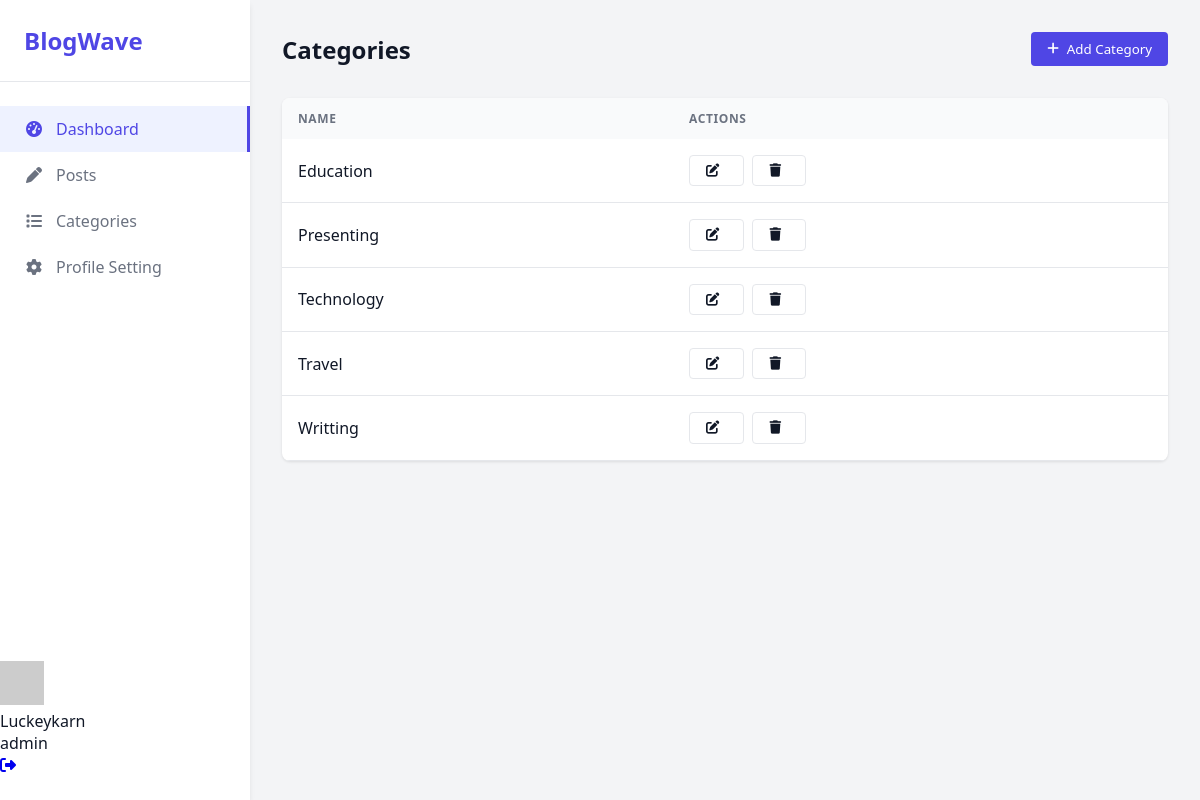
/adminpanel/categories/ (signed in), run on an earlier commit of the app's database.
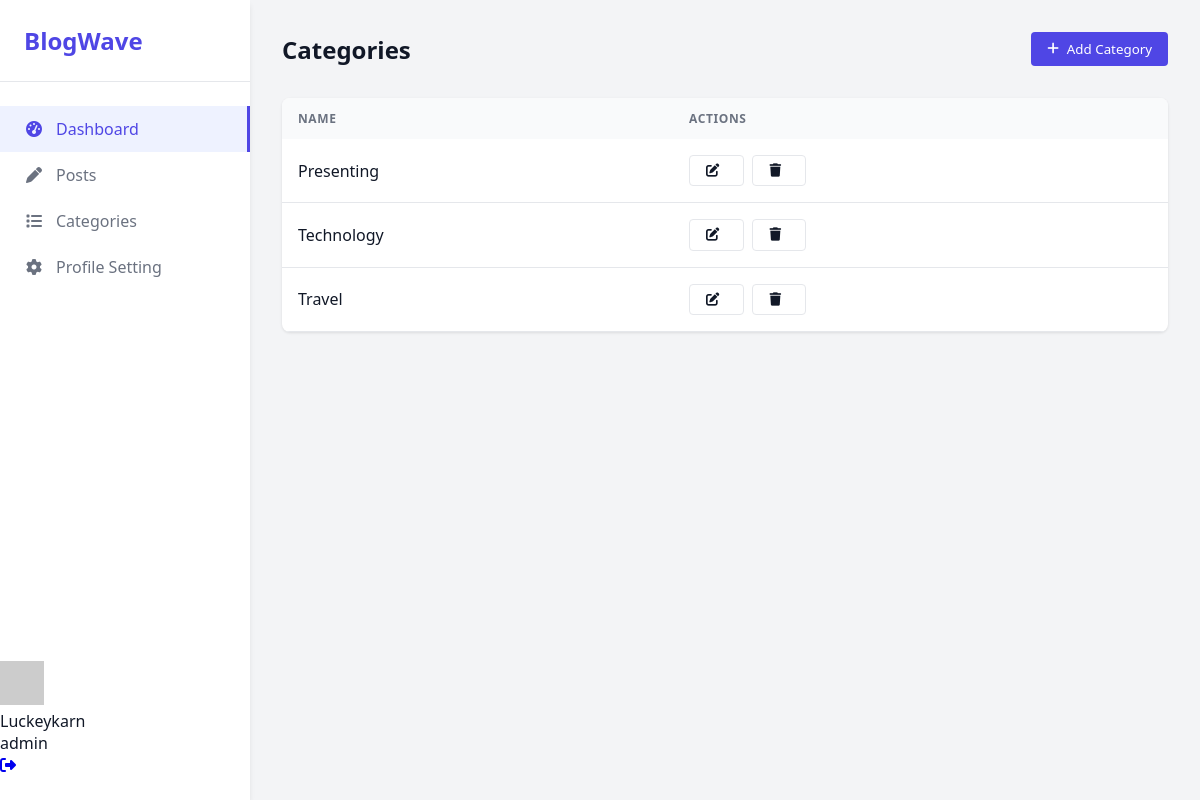
And on a later commit of the database.
### adminpanel/models.py (models this page shows, shortened)
class Category(models.Model):
    name = models.CharField(max_length=100, unique=True)
    class Meta:
        verbose_name_plural = "Categories"
        ordering = ['name']

### adminpanel/views.py (the view, shortened to what this page needs)
# urls.py: path('categories/', views.categories, name='categories'),
@login_required
def categories(request):
    categories = Category.objects.all()
    return render(request, 'categories.html', {'categories': categories})

### adminpanel/templates/categories.html (shortened to what this page needs)
{% extends "master.html" %}
{% block  style %}
    <link rel="stylesheet" href="https://cdnjs.cloudflare.com/ajax/libs/font-awesome/6.4.0/css/all.min.css">
{% endblock %}
{% block body %}
    <main class="main-content">
        <header class="header">
            <h1 class="page-title">Categories</h1>
            <button class="btn btn-primary" id="addCategoryBtn">
                <i class="fas fa-plus"></i> Add Category
            </button>
        </header>
        <div class="categories-list">
            <table class="categories-table">
                <thead>
                    <tr>
                        <th>Name</th>
                        <th>Actions</th>
                    </tr>
                </thead>
                <tbody>
                    {% for category in categories %}
                    <tr class="{% if category.editing %}editing{% endif %}" data-id="{{ category.id }}">
                        <td class="view-mode">
                            {{ category.name }}
                        </td>
                        <td class="view-mode">
                            <div class="category-actions">
                                <button class="btn btn-outline btn-sm edit-category" title="Edit">
                                    <i class="fas fa-edit"></i>
                                </button>
                                <button class="btn btn-outline btn-sm delete-category" title="Delete">
                                    <i class="fas fa-trash"></i>
                                </button>
                            </div>
                        </td>
                    </tr>
                    {% empty %}
                    <tr>
                        <td colspan="3" style="text-align: center;">No categories found</td>
                    </tr>
                    {% endfor %}
                </tbody>
            </table>
        </div>
    </main>
{% endblock %}

What changed in the data, as far as the page shows it:
removed Category: name "Education"
removed Category: name "Writting"
